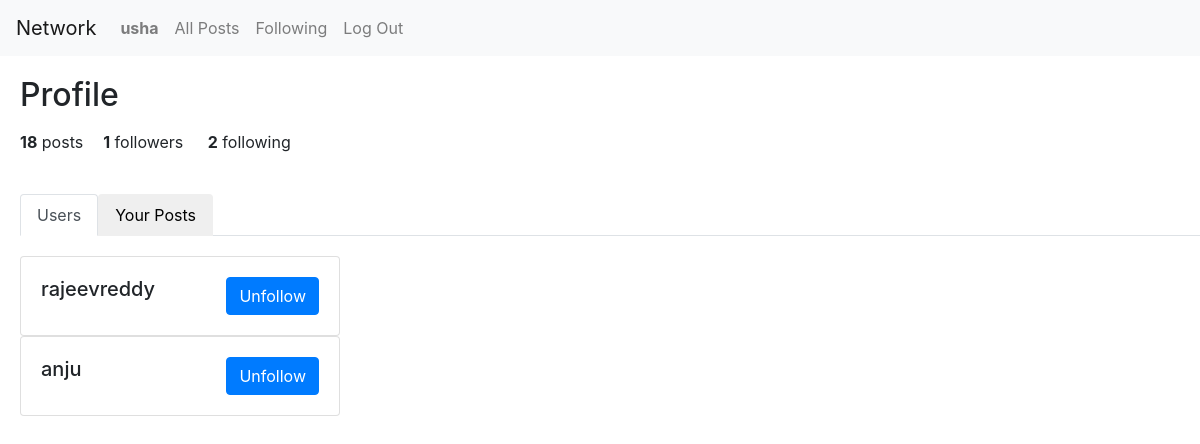
/profile (signed in), run on the app's committed database.
### network/models.py (models this page shows, shortened)
class User(AbstractUser):
    pass

### network/views.py (the view)
# urls.py: path("profile", views.profile, name="profile"),
@login_required
def profile(request):
    if request.user.is_authenticated:
        user_id = request.user.id
    else:
        return HttpResponseRedirect(reverse("index"))
    user = User.objects.get(id=user_id)
    followed_by = list(user.followed_by.all())
    following = list(user.following.all())
    posts = list(user.authored_posts.order_by("-created_at").all())
    users = User.objects.exclude(id=user_id).exclude(username="rajeev")
    userList = []
    templist = []
    if len(following) != 0:
        for name in users:
            for a in following:
                if str(name) == str(a):
                    userList.append([name, True])
                    break
            for x in userList:
                templist.append(x[0])
            if name not in templist:
                userList.append([name, False])
    if len(following) == 0:
        for name in users:
            userList.append([name, False])
    all_posts = user.authored_posts.order_by("-created_at").all()
    paginator = Paginator(all_posts, 10) # show 10 posts per page
    page_number = request.GET.get('page')
    page_obj = paginator.get_page(page_number)
    return render(request, "network/profile.html", {
        "followed_by": len(followed_by),
        "following": len(following),
        "no_posts": len(posts),
        "posts": page_obj,
        "users": userList
    })

### network/models.py (called while the page is built)
    def __str__(self):
        return f"{self.follows}"

### network/templates/network/profile.html (shortened to what this page needs)
{% extends "network/layout.html" %}
{% block body %}
    <h2 style="margin-left: 20px; margin-top: 20px;">Profile</h2>
    <div>
        <p> <div style="display: inline-block; font-weight: bold; margin-left: 20px">{{ no_posts }}</div> posts<div style="display: inline-block; font-weight: bold; margin-left: 20px">{{ followed_by }}</div> followers <div style="display: inline-block; font-weight: bold; margin-left: 20px">{{ following }}</div> following </p>
    </div>
    <br>
    <ul class="nav nav-tabs" id="myTab" role="tablist" style="margin-left: 20px;">
        <li class="nav-item" role="presentation">
            <button class="nav-link active" id="home-tab" data-bs-toggle="tab" data-bs-target="#home-tab-pane" type="button" role="tab" aria-controls="home-tab-pane" aria-selected="true">Users</button>
        </li>
        <li class="nav-item" role="presentation">
            <button class="nav-link" id="profile-tab" data-bs-toggle="tab" data-bs-target="#profile-tab-pane" type="button" role="tab" aria-controls="profile-tab-pane" aria-selected="false">Your Posts</button>
        </li>
    </ul>
    <div class="tab-content" id="myTabContent" style="padding: 20px;">
        <div class="tab-pane fade show active" id="home-tab-pane" role="tabpanel" aria-labelledby="home-tab" tabindex="0">
            {% for user in users %}
             <div class="card" style="width: 20rem;">
                 <div class="card-body">
                 <h5 class="card-title" style="display: inline-block;">{{ user.0 }}</h5><a href={% url 'followUnfollow' user.0 user.1 %} class="btn btn-primary" id="followButton" style="display: inline-block; float: right;">
                     {% if user.1 %}Unfollow{% else %}Follow{% endif %}</a>
                 </div>
             </div>
            {% endfor %}
        </div>
    </div>
{% endblock %}

### network/templates/network/layout.html (shortened to what this page needs)
{% load static %}
<!DOCTYPE html>
<html lang="en">
    <head>
        <link rel="stylesheet" href="https://stackpath.bootstrapcdn.com/bootstrap/4.4.1/css/bootstrap.min.css">
        <link href="{% static 'network/styles.css' %}" rel="stylesheet">
    </head>
    <body>
        <nav class="navbar navbar-expand-lg navbar-light bg-light">
            <a class="navbar-brand" href="#">Network</a>
            <div>
              <ul class="navbar-nav mr-auto">
                {% if user.is_authenticated %}
                    <li class="nav-item">
                        <a class="nav-link" href="{% url 'profile' %}"><strong>{{ user.username }}</strong></a>
                    </li>
                {% endif %}
                <li class="nav-item">
                  <a class="nav-link" href="{% url 'index' %}">All Posts</a>
                </li>
                {% if user.is_authenticated %}
                    <li class="nav-item">
                        <a class="nav-link" href="{% url 'following' %}"">Following</a>
                    </li>
                    <li class="nav-item">
                        <a class="nav-link" href="{% url 'logout' %}">Log Out</a>
                    </li>
                {% endif %}
              </ul>
            </div>
          </nav>
        <div class="body">
            {% block body %}
            {% endblock %}
        </div>
    </body>
</html>

### data on the page
User: username "usha"
User: username "rajeevreddy"
User: username "anju"

### other printed values
{{ no_posts }} "18"
{{ followed_by }} "1"
{{ following }} "2"
